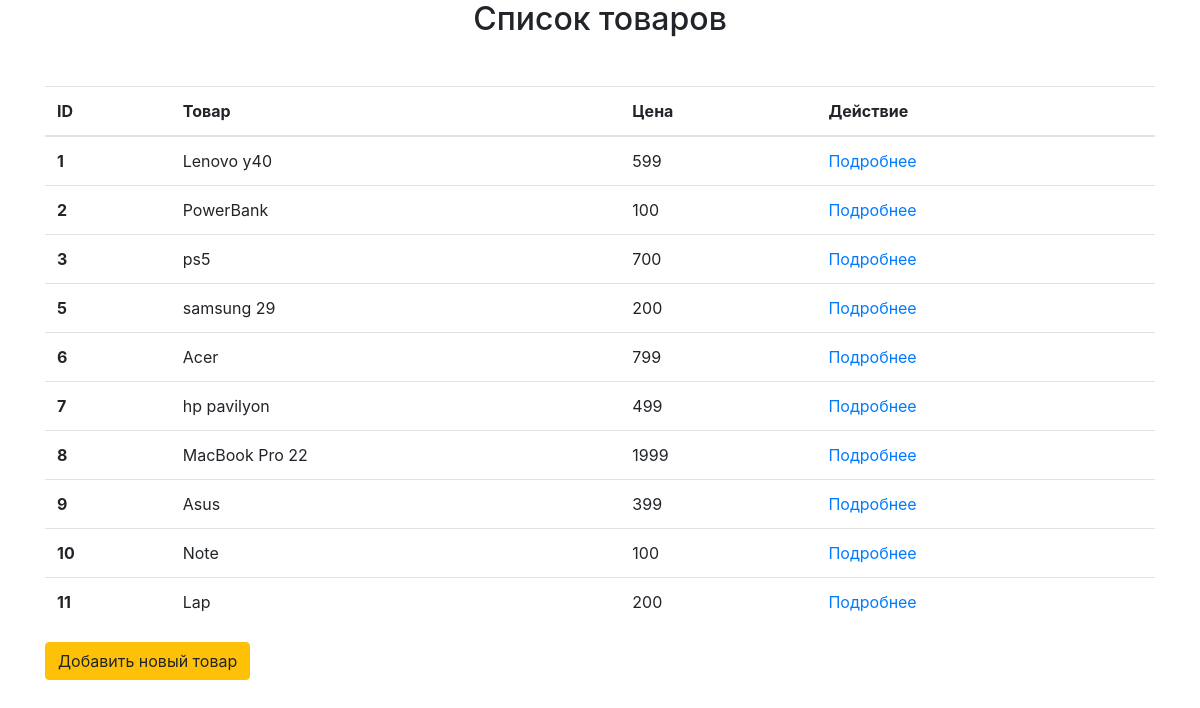
The app's page /item with its own data.
### app/models.py (models this page shows, shortened)
class Item(db.Model):
    id = db.Column(db.Integer, primary_key=True)
    name = db.Column(db.String(20))
    price = db.Column(db.Integer)

### app/views.py (the view)
def item_views():
    title = 'Список товаров'
    items = Item.query.all()
    return render_template('items.html', items=items,title=title)

### app/templates/items.html
{% extends 'base.html' %}
{% block content %}
    <div>
          <table class="table table-hover">
          <thead>
            <tr>
              <th scope="col">ID</th>
              <th scope="col">Товар</th>
              <th scope="col">Цена</th>
              <th scope="col">Действие</th>
            </tr>
          </thead>
          <tbody>
          {% for item in items %}
            <tr>
              <th scope="row">{{ item.id }}</th>
              <td>{{ item.name }}</td>
              <td>{{ item.price }}</td>
              <td><a href="{{ url_for('single_item',item_id=item.id) }}">Подробнее</a></td>
            </tr>
          {% endfor %}
          </tbody>
        </table>
      </div>
    <div>
        <a href="{{ url_for('create_item') }}" class="btn btn-warning">Добавить новый товар</a>
    </div>
{% endblock %}

### records on screen
Item: id "1", name "Lenovo y40", price "599"
Item: id "2", name "PowerBank", price "100"
Item: id "3", name "ps5", price "700"
Item: id "5", name "samsung 29", price "200"
Item: id "6", name "Acer", price "799"
Item: id "7", name "hp pavilyon", price "499"
Item: id "8", name "MacBook Pro 22", price "1999"
Item: id "9", name "Asus", price "399"
Item: id "10", name "Note", price "100"
Item: id "11", name "Lap", price "200"

### other values on screen
{{ title }} "Список товаров"
